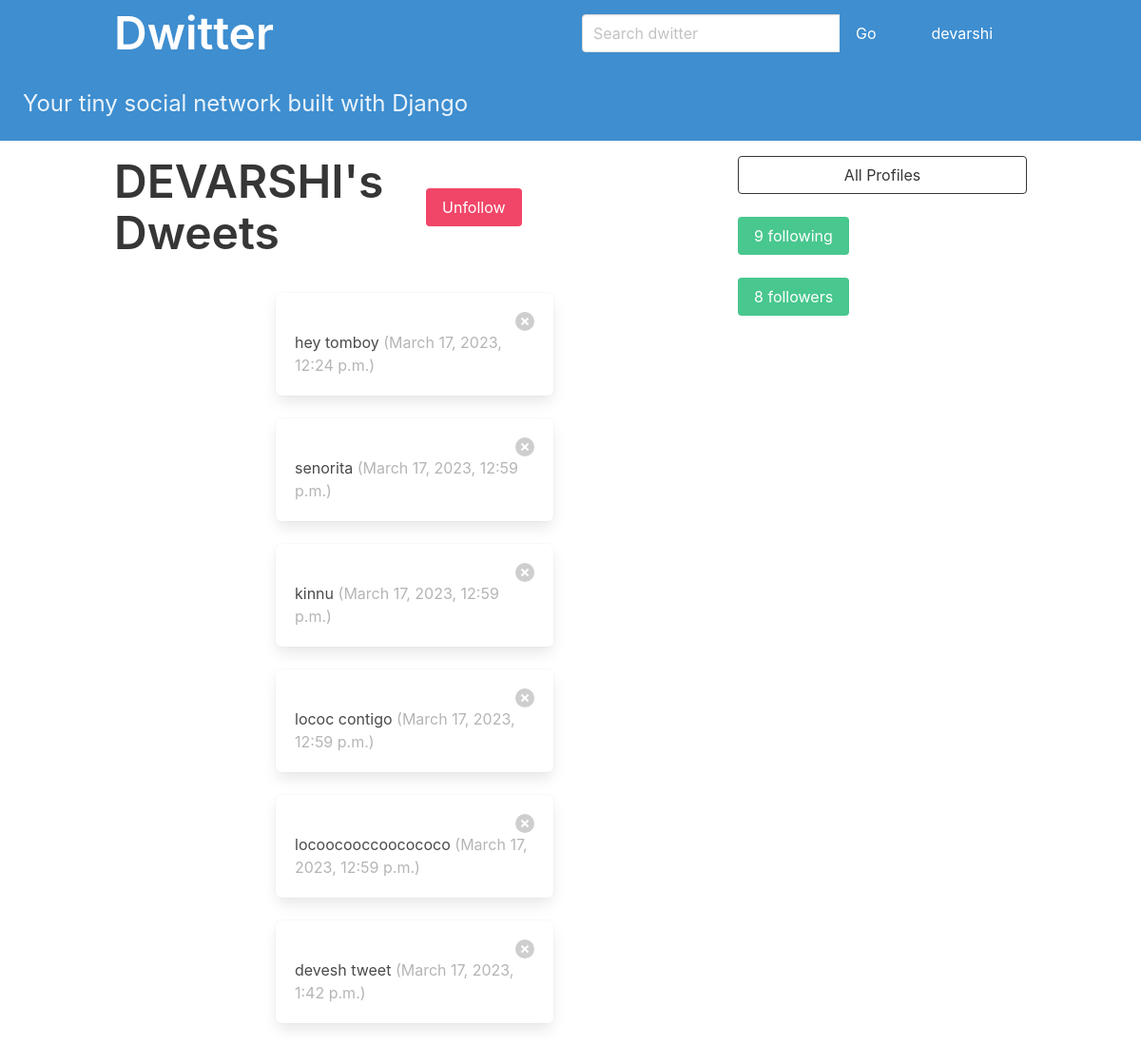
The page /profile/devarshi (signed in) on the database as committed earlier.
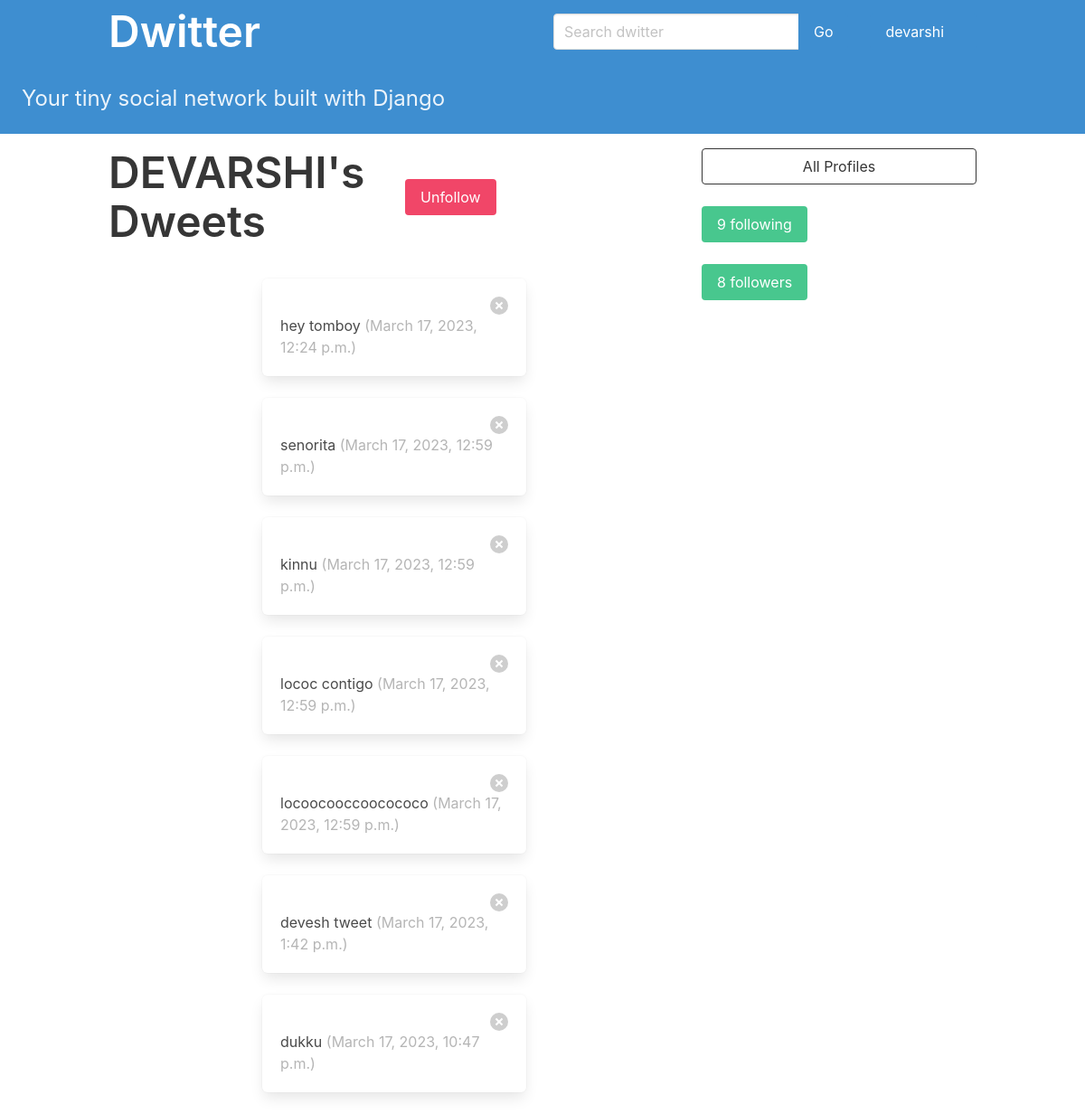
The same page on the database as committed later.
### dwitter/models.py (models this page shows, shortened)
class Profile(models.Model):
    user = models.OneToOneField(
        User, on_delete=models.CASCADE
    )
    follows = models.ManyToManyField(
        "self",
        related_name = "followed_by",
        symmetrical = False,
        blank = True,
    )

class Dweet(models.Model):
    user = models.ForeignKey(
        User,
        related_name = "dweets",
        on_delete = models.DO_NOTHING,
    )
    body = models.CharField(max_length = 512)
    liked_by = models.ManyToManyField(
        User,
        related_name = "liked",
        blank = True,
        null = True
    )
    created_at = models.DateTimeField(auto_now_add = True)
    parent = models.ForeignKey(
        "self",
        related_name = "child",
        on_delete = models.DO_NOTHING,
        blank = True,
        null = True
    )

### dwitter/views.py (the view, shortened to what this page needs)
# urls.py: path("profile/<username>", profile_view, name = "profile"),
@login_required
def profile_view(request, username):
    if not hasattr(request.user, "profile"):
        missing_profile = Profile(user=request.user)
        missing_profile.save()
    context = {}
    user = User.objects.get(username = username)
    profile = Profile.objects.get(user = user)
    context["profile"] = profile
    return render(request, "profile.html", context)

### dwitter/templates/profile.html (shortened to what this page needs)
{% extends "base.html" %}
{% block content %}
<div class="column">
    <div class="columns is-vcentered">
        <div class="column">
            <h1 class="title is-1">
                {{profile.user.username|upper}}'s Dweets
            </h1>
        </div>
        <div class="column">
            <form method="post">
                {% if profile in user.profile.follows.all %}
                <div class="buttons has-addons">
                    <button class="button is-danger" name="followkey" value="unfollow">Unfollow</button>
                </div>
                {% else %}
                <div class="buttons has-addons">
                    <button class="button is-outlined" name="followkey" value="follow">Follow</button>
                </div>
                {% endif %}
            </form>
        </div>
    </div>
    <div class="content">
        {% for dweet in profile.user.dweets.all %}
        <div class="column is-half is-offset-one-quarter">
            <div class="box">
                {% if dweet.user == user %}
                <div class="is-flex is-justify-content-flex-end">
                    <button class="delete"></button>
                </div>
                {% endif %}
                {{ dweet.body }}
                <span class="is-small has-text-grey-light">
                    ({{ dweet.created_at }})
                </span>
            </div>
        </div>
        {% endfor %}
    </div>
</div>
<div class="column is-one-third">
    <div class="block">
        <a href="{% url 'profile list' %}">
            <button class="button is-dark is-outlined is-fullwidth">
                All Profiles
            </button>
        </a>
    </div>
    <div class="block">
        <div class="container">
            <button onclick="openModal();" class="button is-success">
                {{ profile.follows.count}} following
            </button>
        </div>
    </div>
    <div class="block">
        <div class="container">
            <button onclick="openModal2();" class="button is-success">
                {{ profile.followed_by.count}} followers
            </button>
        </div>
    </div>
</div>
{% endblock content %}

### dwitter/templates/base.html (shortened to what this page needs)
<!DOCTYPE html>
<html lang="en">
<head>
    <link rel="stylesheet" href="https://cdn.jsdelivr.net/npm/bulma@0.9.3/css/bulma.min.css">
</head>
<body>
    <section class="hero is-small is-info mb-4">
        <div class="hero-head">
            <nav class="navbar">
                <div class="container">
                    <div class="navbar-brand">
                        <a class="navbar-item" href="{% url 'dashboard' %}">
                            <h1 class="title is-1">Dwitter</h1>
                        </a>
                    </div>
                    <div id="navbarMenuHeroA" class="navbar-menu">
                        <div class="navbar-end">
                            <span class="navbar-item">
                                <form method="get" action="{% url 'search' %}">
                                    <div class="field has-addons">
                                        <div class="control">
                                            <input class="input" name="search" type="text" placeholder="Search dwitter">
                                        </div>
                                        <div class="control">
                                            <button name="type" value="search_user" class="button is-info"
                                                type="submit">Go</button>
                                        </div>
                                    </div>
                                </form>
                            </span>
                            <div class="navbar-item">
                                {% if user.is_authenticated %}
                                <div class="dropdown">
                                    <div class="dropdown-trigger">
                                        <button class="button is-info" aria-haspopup="true" aria-controls="dropdown-menu">
                                            <span>{{user.username}}</span>
                                            <span class="icon is-small">
                                            </span>
                                        </button>
                                    </div>
                                </div>
                                {% else %}
                                <button class = "button is-info"><a href = "#">Sign Up</a></button>
                                {% endif %}
                            </div>
                        </div>
                    </div>
                </div>
            </nav>
        </div>
        <div class="hero-body">
            <p class="subtitle is-4">
                Your tiny social network built with Django
            </p>
        </div>
    </section>
    <div class="container">
        <div class="columns">
            {% block content %}
            {% endblock content %}
        </div>
    </div>
</body>
</html>

Rows that differ between the two databases and show on the page:
added Dweet: body "dukku", created_at "March 17, 2023, 10:47 p.m."
